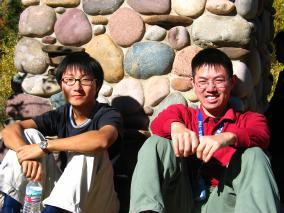
//> input picture Basic_Operations/Boyz.jpg, 284 x 213 px
$ ./2016csb1043   (built with g++ and OpenCV 4)
//> lines starting //> are read from the running program, lines starting //| are printed output that depends on the picture
#include<bits/stdc++.h>
#include <opencv2/opencv.hpp>
#include <iostream>
#include <vector>
#include <cmath>

using namespace std;
using namespace cv;

#define PI 3.14159265


double getPSNR(const Mat& I1, const Mat& I2)
{
    Mat s1;
    absdiff(I1, I2, s1);       // |I1 - I2|
    s1.convertTo(s1, CV_32F);  // cannot make a square on 8 bits
    s1 = s1.mul(s1);           // |I1 - I2|^2

    Scalar s = sum(s1);        // sum elements per channel

    double sse = s.val[0] + s.val[1] + s.val[2]; // sum channels

    if( sse <= 1e-10) // for small values return zero
        return 0;
    else
    {
        double mse  = sse / (double)(I1.channels() * I1.total());
        double psnr = 10.0 * log10((255 * 255) / mse);
        return psnr;
    }
}

/*
  Class definition for Distance Metric.

  Two Distance Metric have been specified:
   1.Nearest Neigbourhood
   2.Linear Interpolation
*/

class distMetric{

    /* Function definition for nearest neighbour and interpolation*/
     public:
         unsigned char biLinear(Mat src,float a,float b);
         unsigned char nearestNeighbour(Mat src,float a,float b);

};
   /*Function declarations of both*/


   /*Linear Interpolation :

    a. Finding four nearest neighbours and getting pixel value ans ratio of it
    b. For boundary conditions check wether it has neigbours or not
    c. Rounding the value obtained and returning the pixel value
    d. Time complexity is O(1) only 4 claculations are nedded
   */
// [84 lines left out: functions biLinear, nearestNeighbour, not called in this run]


class Scale{

      public:
        Mat resize(Mat src,float scaleX,float scaleY,int option);
      private:
        distMetric obj;

};

// [31 lines left out: function resize, not called in this run]


class AffineTransform{

      public:

         Mat Translate(Mat src,int horizontalX,int verticalY);
         Mat Rotate(Mat src,double angle,int Screen_Option,int option);
         Mat Shear(Mat src,float horizontalX,float verticalY);
         Mat TiePoints(Mat src,vector< pair<Point2f,Point2f> > points,int option=0);

         unsigned char biLinear_(Mat src,float a,float b);
      private:

         distMetric obj;
};

unsigned char AffineTransform::biLinear_(Mat src,float a,float b){


         double x1,x2,y1,y2,alp,bet;
         if(a>=0 && a<=src.rows-1 && b>=0 && b<=src.cols-1){

           x1 = floor(a);
           x2 = x1 + 1;
           y1 = floor(b);
           y2 = y1 + 1;
           alp = x2-a;
           bet = y2-b;

           return round(alp*bet*src.at<uchar>(x1,y1)+ (1-alp)*bet*src.at<uchar>(x2,y1) +alp*(1-bet)*src.at<uchar>(x1,y2) + (1-bet)*(1-alp)*src.at<uchar>(x2,y2));

        }
        else if(a > -1 && a<src.rows && b>=0 && b<=src.cols-1){

           if(a<0){
              x1 = 0;
              alp = 1+a;
           }

           else{
            x1 = x2 = src.rows-1;
            alp = src.rows - a;
           }

           y1 = floor(b);
           y2 = y1+1;
           bet = y2-b;
           float val = bet*src.at<uchar>(x1,y1) + (1-bet)*src.at<uchar>(x1,y2);

           return round(alp*val);
        }
        else if(b >- 1 && b<src.cols && a>=0 && a<=src.rows-1){

           if(b<0){
              y1 =0;
              bet = 1+b;
           }
           else{
              y1= src.cols-1;
              bet = src.cols -b;
           }
           x1 = floor(a);
           x2 = x1+1;
           alp = x2-a;
           float val = alp*src.at<uchar>(x1,y1)+(1-alp)*src.at<uchar>(x2,y1);
           //alp = x2-a;
           return round(bet*val);
        }
        else if(a >-1 && a<src.rows && b>-1 && b<src.cols){
           float diffX,diffY;
           if(a<0){
             diffX = 1+a;
             x1 = 0;
           }
           else{
              diffX = src.rows-a;
              x1 = src.rows-1;
           }
           if(b<0){
              diffY = 1+b;
              y1=0;
           }
           else{
               diffY = src.cols-b;
               y1 = src.cols-1;
           }

           float max =(diffX>=diffY)?diffX:diffY;
           return round(max*src.at<uchar>(x1,y1));


        }
        else
           return 0;


}

// [44 lines left out: functions Shear, Translate, not called in this run]

Mat AffineTransform::Rotate(Mat src,double angle,int Screen_Option,int option){

         Mat dst;
         float c = cos(angle*PI/180)*src.rows + sin(angle*PI/180)*src.cols;
         float d = sin(angle*PI/180)*src.rows + cos(angle*PI/180)*src.cols;
         //ceil(cos(angle*PI/180)*src.cols + sin(angle*PI/180)*src.rows);
         if(Screen_Option == 1)
           dst = Mat(src.rows,src.cols,src.type(),Scalar::all(0));
         else
           dst = Mat(c,d,src.type(),Scalar::all(0));

         //cout<<dst.rows<<" "<<dst.cols<<endl;
         double centerX = dst.rows/2;
         double centerY = dst.cols/2;
         //double e = 0.0005;
         double sr = src.rows;
         double sc= src.cols;
         int i,j;
         for(i=0;i<dst.rows;i++){
           for(j=0;j<dst.cols;j++){

              double x1 = ((i-centerX)*cos(angle*PI/180) +  (j-centerY)*sin(angle*PI/180) + sr/2);    //Yet to be updated
              double y1 =  ((j-centerY)*cos(angle*PI/180) - (i-centerX)*sin(angle*PI/180) + sc/2);
              //cout<<x1<<" "<<y1<<endl;

                if(option)
                 dst.at<uchar>(i,j) = biLinear_(src,x1,y1);
                else{
                  dst.at<uchar>(i,j) =  obj.nearestNeighbour(src,x1,y1);
                }

           }

        }
        imwrite("Rotate.jpg",dst);
       return dst;
      //cout<<dst<<endl;


}

// [57 lines left out: function TiePoints, not called in this run]


class ContrastEnhancement{

      public:
         Mat ImageNeg(Mat src);
         Mat LogTransform(Mat src);
         Mat PowerTransform(Mat src,double params);
         Mat PiecewiseLinear(Mat src,int r1=-1,int r2=-1,int s1=0,int s2=255);
         Mat BitSlice(Mat src,vector<int> pl);
};

// [138 lines left out: functions ImageNeg, LogTransform, PowerTransform, PiecewiseLinear, BitSlice, not called in this run]


class Histogram{

      public:
          Mat HistogramEqui(Mat src);
          Mat MatchHistogramEqui(Mat src1,Mat src2);
          Mat AdjHistogramEqui(Mat src,int m);


};

// [220 lines left out: functions HistogramEqui, MatchHistogramEqui, AdjHistogramEqui, not called in this run]


int main(int argc,char* argv[]){


    cout<<"Welocme to Image Processing app."<<endl;
    string s;
    while(1){


    //Mat A = Mat(4,4,CV_8UC1,a);
    cout<<"The Following functionalites are implemented : \n";
    cout<<" 1.Resize the Image \n";
    cout<<" 2.Translate the Image \n";
    cout<<" 3.Rotate the Image \n";
    cout<<" 4.Shear the Image \n";
    cout<<" 5.Reconstruct the Image with Tie points \n";
    cout<<" 6.Image Negative \n";
    cout<<" 7.Log Transformation \n";
    cout<<" 8.Power Transformation \n";
    cout<<" 9.PieceWise Linear Transformation \n";
    cout<<" 10.BitPlane Slicing \n";
    cout<<" 11.Histogram Equilization \n";
    cout<<" 12.Match Histogram Equilization \n";
    cout<<" 13.Adaptive Histogram Equilization \n";
    cout<<" 0.Enter 0 for close \n";
    cout<<"Enter the Key for corresponding function : ";
    int n;
    cin>>n;
//> the answer given: 3
    if(n == 0)
      break;
    cout<<endl;

     cout<<"Enter the Image location : ";
    cin>>s;
//> the answer given: Boyz.jpg
    Mat image = imread(s,0);
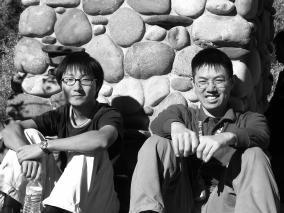
//> image: 213 rows x 284 cols, CV_8UC1; min 0, max 255, mean 115.5
    switch(n){

         case 0:
             cout<<"Thanks!!!!"<<endl;

             break;

         case 1:
         {
             cout<<"For Resize of the images : \n";

             cout<<"Please Enter the Parameters : \n";
             float scaleX,scaleY;
             int nDist;
             cout<<"Enter Horizontal Scale factor : ";
             cin>>scaleX;
             cout<<"Enter Vertical Scale factor : ";
             cin>>scaleY;
             cout<<"Enter 0 for Nearest Neigbour method and 1 for Bilinear : ";
             cin>>nDist;
             Scale obj;
             Mat original = obj.resize(image,scaleX,scaleY,nDist);
             namedWindow("Original",WINDOW_AUTOSIZE);
             imshow("Original",original);
             Mat dst;
             if(nDist == 0)
               resize(image,dst,Size(),scaleX,scaleY,INTER_NEAREST);
             else
               resize(image,dst,Size(),scaleX,scaleY,INTER_CUBIC);
             namedWindow("Inbuilt",WINDOW_AUTOSIZE);
             imshow("Inbuilt",dst);
             waitKey(0);
             cout<<"PSNR Recieved from inbuilt and my implemenatation is : " <<getPSNR(original,dst)<<endl;
             //Write psnr function
          }
             break;

         case 2:
         {
              cout<<"For Translate the image : \n";
              cout<<"Please Enter the Parameters : \n";
              float transX,transY;
              int n1;
              cout<<"Enter Horizontal trans factor : ";
              cin>>transX;
              cout<<"Enter Vertical trans factor : ";
              cin>>transY;
              AffineTransform trans;
              Mat original;
              original = trans.Translate(image,transX,transY);
              namedWindow("Original",WINDOW_AUTOSIZE);
              imshow("Original",original);
              float tp[2][3] = {{1,0,transX},{0,1,transY}};
              Mat m = Mat(2,3,CV_32FC1,tp);
              Mat dst;
              warpAffine(image,dst,m,Size(image.cols,image.rows));
               namedWindow("Inbuilt",WINDOW_AUTOSIZE);
              imshow("Inbuilt",dst);
              waitKey(0);
              cout<<"PSNR Recieved from inbuilt and my implemenatation is : "<<getPSNR(original,dst)<<endl;
              //Write psnr function
          }
              break;
          case 3:
          {
              cout<<"For Rotation the image : \n";
              cout<<"Please Enter the Parameters : \n";
              double angle;
              int n2,n3;

              cout<<"Enter angle of rotation : ";
              cin>>angle;
//> the answer given: 45
              cout<<"Enter Screen type 0 for Full size or 1 for Crop : ";
              cin>>n2;
//> the answer given: 3
              cout<<"Enter 0 Nearest Neighbourhood and 1 for BiLinear : ";
              cin>>n3;
//> the answer given: 3
              AffineTransform rot;
              Mat original = rot.Rotate(image,angle,n2,n3);
//> after the loop in Rotate, `for(i=0;i<dst.rows;i++)`:
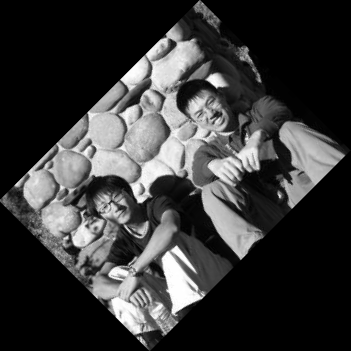
//> dst: 351 rows x 351 cols, CV_8UC1; min 0, max 255, mean 56.7
              namedWindow("Original",WINDOW_AUTOSIZE);
              imshow("Original",original);

              Mat m = getRotationMatrix2D(Point2f(image.cols/2,image.rows/2),angle,1);
              Mat dst;
              warpAffine(image,dst,m,Size(image.rows,image.cols));
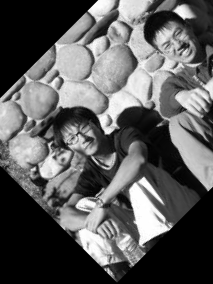
//> dst: 284 rows x 213 cols, CV_8UC1; min 0, max 255, mean 93
              namedWindow("Inbuilt",WINDOW_AUTOSIZE);
              imshow("Inbuilt",dst);
              imwrite("InbuiltRotate.jpg",dst);
              waitKey(0);
//> (the run ends here: the program stops with an error, at `absdiff(I1, I2, s1);`)
